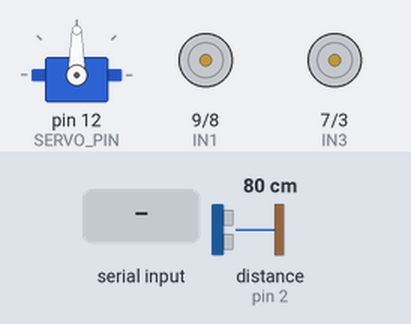
The sketch below on a simulated Arduino Uno, built with avr-gcc and run on an emulated ATmega328P. Parts: servo, motor-driver pin pairs drawn as motors (green arrow = first pin HIGH = forward, orange = second pin HIGH = backward, longer = more drive, scaled by the enable pin). The inputs (shaded band) are chosen by the test bench; at power-on: distance to the obstacle (sensor on pin 2) 80 cm. The echo pulse lasts 58.3 µs per cm.

Above: at 1.2 s.
1.3 s: "U" received over Serial
At 2.0 s:
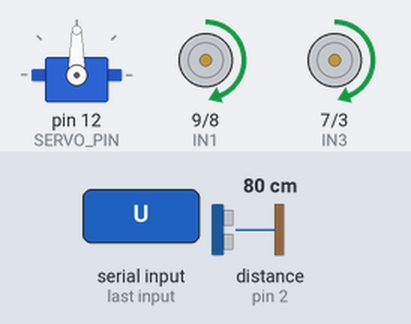
2.8 s: distance to the obstacle (sensor on pin 2) set to 28 cm
4.3 s: distance to the obstacle (sensor on pin 2) set to 22 cm
At 5.9 s:
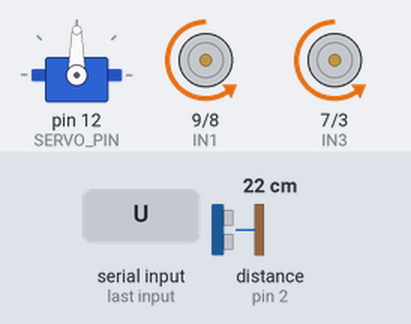
7.3 s: distance to the obstacle (sensor on pin 2) set to 250 cm
At 8.1 s:
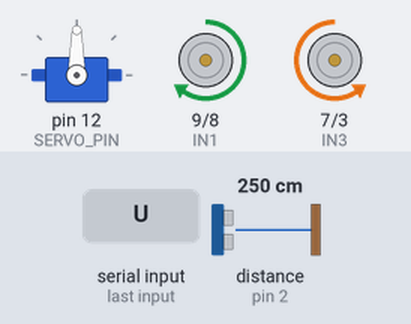
9.7 s: distance to the obstacle (sensor on pin 2) set to 2 cm
At 10.1 s:
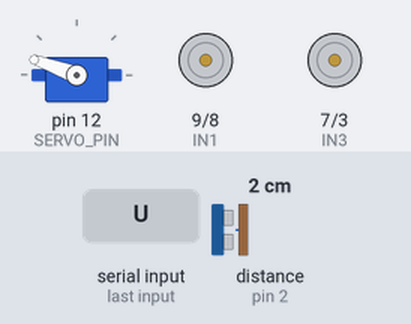
12.7 s: "E" received over Serial
Timing chart, 0 to 16.7 s (numbered marks = the images above; inputs shaded):
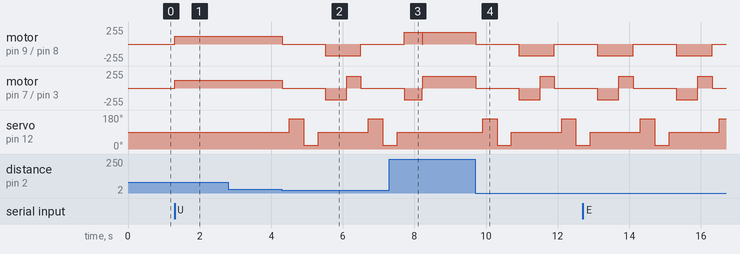

Measured:
- the behaviour switches between 26 and 25 cm on distance to the obstacle (sensor on pin 2) (found by bisection; images 1 and 2)
- after the input at 1.3 s, motor on pin 9 (IN1) / pin 8 (IN2), motor on pin 7 (IN3) / pin 3 (IN4): stopped → forward 115/255 at once
- after the input at 2.8 s, every drawn part: stays the same
- after the input at 4.3 s, motor on pin 9 (IN1) / pin 8 (IN2): forward 115/255 → stopped at once, → backward 175/255 1.2 s later, → stopped 1.0 s later; motor on pin 7 (IN3) / pin 3 (IN4): forward 115/255 → stopped at once, → backward 175/255 1.2 s later, → forward 175/255 0.60 s later, → stopped 0.40 s later
- after the input at 7.3 s, servo on pin 12 (SERVO_PIN): goes on until 7.5 s, then stays 90°
- after the input at 9.7 s, motor on pin 9 (IN1) / pin 8 (IN2): forward 175/255 → stopped at once, → backward 175/255 1.2 s later, → stopped 1.0 s later; motor on pin 7 (IN3) / pin 3 (IN4): forward 175/255 → stopped at once, → backward 175/255 1.2 s later, → forward 175/255 0.60 s later, → stopped 0.40 s later

The sketch:

RC_CAR_BLUETOOTH_AUTO.ino
```cpp
/*
 * Hardware Setup Note:
 * Arduino TX (5V) -> Voltage Divider (R1=1k, R2=2k) -> HC-05 RX (3.3V)
 * Ensure common GND between Arduino and Bluetooth module.
 */
#include <Servo.h>
//  PIN CONFIGURATIONS
const int IN4 = 3;
const int IN3 = 7;
const int IN2 = 8;
const int IN1 = 9;

const int ENA = 5; // PWM Speed
const int ENB = 6; // PWM Speed

const int Echo = 2;
const int Trig = 4;
const int SERVO_PIN = 12;


Servo radarServo;

bool automatic = false; // false = manualMode, true = autoMode
bool ultrasonicEnable = false;
bool obstracleDetected = false;
char command;

int currentSpeed = 175;
const int SPEED_ECO = 115;
const int SPEED_NORMAL = 175;
const int SPEED_RACING = 255;

void setup() {
  pinMode(IN1, OUTPUT);
  pinMode(IN2, OUTPUT);
  pinMode(IN3, OUTPUT);
  pinMode(IN4, OUTPUT);
  pinMode(ENA, OUTPUT);
  pinMode(ENB, OUTPUT);
  pinMode(Echo, INPUT);
  pinMode(Trig, OUTPUT);

  radarServo.attach(SERVO_PIN);
  radarServo.write(90);

  Serial.begin(9600);
  stopCar();
}

void loop() {
  // Check for incoming Bluetooth mode shifts or speed changes
  if (Serial.available() > 0) {
    command = Serial.read();

    if (command == 'E')      { currentSpeed = SPEED_ECO; }
    else if (command == 'N') { currentSpeed = SPEED_NORMAL; }
    else if (command == 'X') { currentSpeed = SPEED_RACING; }
    else if (command == 'T') { ultrasonicEnable = !ultrasonicEnable; }
    else if (command == 'U') {
      automatic = !automatic; // Flip the switch between manual and auto
      stopCar();
      radarServo.write(90);
    }
  }


  if (automatic) {
    autoMode();
  } else {
    manualMode();
  }
}

void manualMode() {
  obstracleDetected = false;

  if (ultrasonicEnable) {
    int distance = getDistance();
    if (distance < 20 && distance > 0) {
      stopCar();
      obstracleDetected = true;
    }
  }


  switch (command) {
    case 'F': if (!obstracleDetected) { moveForward(); } break;
    case 'B': moveBackward(); break;
    case 'L': turnLeft();     break;
    case 'R': turnRight();    break;
    case 'S': stopCar();      break;
  }
}

void autoMode() {
  int centerDist = getDistance();

  if (centerDist < 25 && centerDist > 0) {
    stopCar();
    delay(200);

    // Look Left
    radarServo.write(160);
    delay(400);
    int leftDist = getDistance();

    // Look Right
    radarServo.write(20);
    delay(400);
    int rightDist = getDistance();

    // Look back Center
    radarServo.write(90);
    delay(200);

    // Path Decision
    if (leftDist > rightDist && leftDist > 20) {
      turnLeft();
      delay(500);
    }
    else if (rightDist > leftDist && rightDist > 20) {
      turnRight();
      delay(500);
    }
    else {
      moveBackward();
      delay(600);
      turnRight();
      delay(400);
    }
    stopCar();
  }
  else {

    analogWrite(ENA, SPEED_ECO);
    analogWrite(ENB, SPEED_ECO);
    digitalWrite(IN1, HIGH);
    digitalWrite(IN2, LOW);
    digitalWrite(IN3, HIGH);
    digitalWrite(IN4, LOW);
  }
}

//  HELPER SENSOR FUNCTION
int getDistance() {
  digitalWrite(Trig, LOW);
  delayMicroseconds(2);
  digitalWrite(Trig, HIGH);
  delayMicroseconds(10);
  digitalWrite(Trig, LOW);

  long duration = pulseIn(Echo, HIGH, 10000);
  int cm = (duration * 0.0343) / 2;
  return cm;
}

// MOTION CONTROL FUNCTIONS
void moveForward() {
  analogWrite(ENA, currentSpeed);
  analogWrite(ENB, currentSpeed);
  digitalWrite(IN1, HIGH);
  digitalWrite(IN2, LOW);
  digitalWrite(IN3, HIGH);
  digitalWrite(IN4, LOW);
}

void moveBackward() {
  analogWrite(ENA, currentSpeed);
  analogWrite(ENB, currentSpeed);
  digitalWrite(IN1, LOW);
  digitalWrite(IN2, HIGH);
  digitalWrite(IN3, LOW);
  digitalWrite(IN4, HIGH);
}

void turnLeft() {
  analogWrite(ENA, currentSpeed);
  analogWrite(ENB, currentSpeed);
  digitalWrite(IN1, HIGH);
  digitalWrite(IN2, LOW);
  digitalWrite(IN3, LOW);
  digitalWrite(IN4, HIGH);
}

void turnRight() {
  analogWrite(ENA, currentSpeed);
  analogWrite(ENB, currentSpeed);
  digitalWrite(IN1, LOW);
  digitalWrite(IN2, HIGH);
  digitalWrite(IN3, HIGH);
  digitalWrite(IN4, LOW);
}

void stopCar() {
  analogWrite(ENA, 0);
  analogWrite(ENB, 0);
  digitalWrite(IN1, LOW);
  digitalWrite(IN2, LOW);
  digitalWrite(IN3, LOW);
  digitalWrite(IN4, LOW);
}
```
